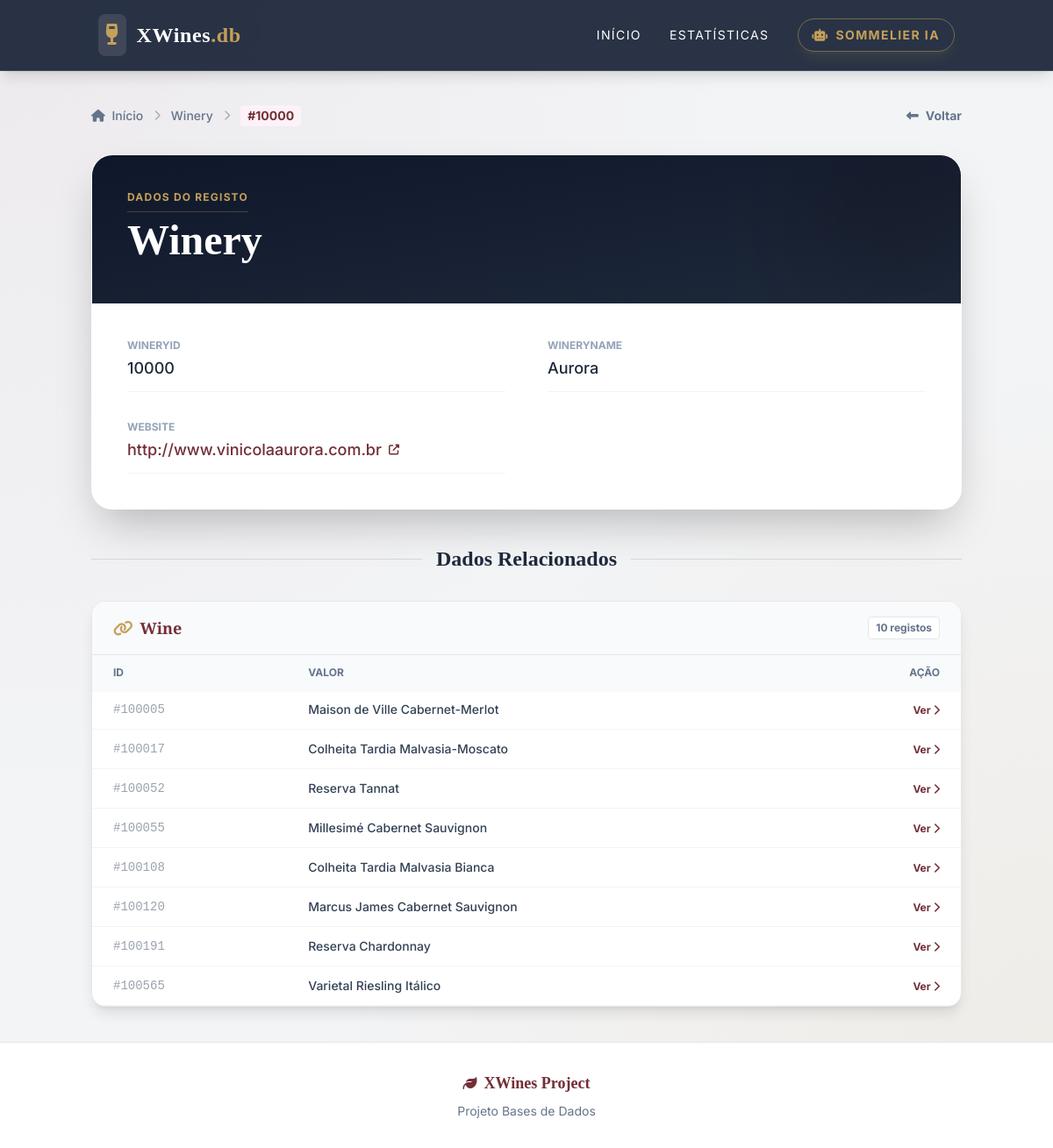
/Winery/10000/, run on the app's committed database.
### tables this page shows
CREATE TABLE Winery (
        WineryID INTEGER PRIMARY KEY,
        WineryName TEXT,
        Website TEXT
    );

CREATE TABLE Wine (
        WineID INTEGER PRIMARY KEY,
        WineName TEXT,
        Type TEXT,
        Elaborate TEXT,
        Body TEXT,
        Acidity TEXT,
        ABV REAL,
        WineryID INTEGER,
        RegionID INTEGER,
        FOREIGN KEY (WineryID) REFERENCES Winery(WineryID),
        FOREIGN KEY (RegionID) REFERENCES Region(RegionID)
    );

### app.py (the view)
@app.route('/<table_name>/<pk_val>/')
def detail_view(table_name, pk_val):
    valid_tables = get_tables()
    if table_name not in valid_tables: abort(404)
    pk = get_primary_key(table_name)
    db = get_db()
    where_clause = "rowid = ?" if pk == 'rowid' else f"{pk} = ?"
    sel_cols = "rowid, *" if pk == 'rowid' else "*"
    query = f"SELECT {sel_cols} FROM {table_name} WHERE {where_clause}"
    cur = db.execute(query, (pk_val,))
    item = cur.fetchone()
    if item is None: abort(404)
    relations = {}
    if table_name in INVERSE_RELATIONS:
        config = INVERSE_RELATIONS[table_name]
        configs = config if isinstance(config, list) else [config]
        for rel in configs:
            try:
                rel_pk = get_primary_key(rel['table'])
                r_sel = f"rowid, *" if rel_pk == 'rowid' else "*"
                r_cur = db.execute(f"SELECT {r_sel} FROM {rel['table']} WHERE {rel['fk']} = ? LIMIT 50", (pk_val,))
                data = r_cur.fetchall()
                if data:
                    relations[rel['table']] = {'data': data, 'pk': rel_pk, 'display': rel['display']}
            except: pass
    return render_template('detail.html', table_name=table_name, item=item, pk=pk, relations=relations)

### db.py (called while the page is built)
def get_db():
    db = getattr(g, '_database', None)
    if db is None:
        if not os.path.exists(DATABASE):
            alt_path = os.path.join('app', DATABASE)
            if os.path.exists(alt_path):
                db_path = alt_path
            else:
                db_path = DATABASE
        else:
            db_path = DATABASE
        db = g._database = sqlite3.connect(db_path)
        db.row_factory = sqlite3.Row
    return db

def close_connection(exception):
    db = getattr(g, '_database', None)
    if db is not None:
        db.close()

def get_tables():
    db = get_db()
    cur = db.execute("SELECT name FROM sqlite_master WHERE type='table';")
    return [row['name'] for row in cur.fetchall()]

def get_primary_key(table):
    if table == 'Countries': return 'Code'
    if table in ['Grapes', 'Harmonize', 'Vintages']: return 'rowid'
    return f"{table}ID"

### templates/detail.html (shortened to what this page needs)
{% extends 'base.html' %}
{% block content %}
<div class="max-w-6xl mx-auto">
    <div class="flex items-center justify-between mb-8">
        <nav class="flex items-center text-sm font-medium text-slate-500">
            <a href="/" class="hover:text-wine transition"><i class="fas fa-home mr-1"></i> Início</a>
            <i class="fas fa-chevron-right mx-3 text-xs opacity-50"></i>
            <a href="/{{ table_name }}/" class="hover:text-wine transition">{{ table_name }}</a>
            <i class="fas fa-chevron-right mx-3 text-xs opacity-50"></i>
            <span class="text-wine font-bold bg-pink-50 px-2 py-0.5 rounded">#{{ item[pk] }}</span>
        </nav>
        <a href="javascript:history.back()" class="text-sm font-bold text-slate-500 hover:text-wine transition flex items-center gap-2">
            <i class="fas fa-long-arrow-alt-left"></i> Voltar
        </a>
    </div>
    <div class="bg-white rounded-3xl shadow-2xl overflow-hidden border border-white/50 mb-10">
        <div class="bg-gradient-to-br from-slate-900 to-slate-800 p-8 md:p-10 relative overflow-hidden text-white">
            <div class="absolute top-0 right-0 w-64 h-64 bg-wine rounded-full mix-blend-multiply filter blur-3xl opacity-20 -mr-16 -mt-16 animate-pulse"></div>
            <div class="relative z-10">
                <span class="text-gold font-bold tracking-widest text-xs uppercase mb-2 block border-b border-gold/30 pb-2 w-max">Dados do Registo</span>
                <h1 class="text-4xl md:text-5xl font-serif font-bold mb-2">{{ table_name }}</h1>
                {% set main_name = None %}
                {% for k in item.keys() %}
                    {% if 'Name' in k or 'Country' in k %}{% set main_name = item[k] %}{% endif %}
                {% endfor %}
            </div>
        </div>
        <div class="p-8 md:p-10 bg-white">
            <div class="grid grid-cols-1 md:grid-cols-2 gap-x-12 gap-y-8">
                {% for key in item.keys() %}
                    {% set value = item[key] %}
                    <div class="group border-b border-gray-100 pb-3">
                        <span class="block text-xs font-bold text-slate-400 uppercase mb-1">{{ key }}</span>
                        <div class="text-lg font-medium text-slate-800 break-words">
                            {% if key == 'Website' and value %}
                                <a href="{{ value }}" target="_blank" class="text-wine hover:underline flex items-center gap-2">
                                    {{ value }} <i class="fas fa-external-link-alt text-xs"></i>
                                </a>
                            {% else %}
                                {{ value }}
                            {% endif %}
                        </div>
                    </div>
                {% endfor %}
            </div>
        </div>
    </div>
    {% if relations %}
        <div class="space-y-8">
            <div class="flex items-center gap-4">
                <div class="h-px flex-grow bg-gray-300"></div>
                <h2 class="text-2xl font-serif font-bold text-slate-800">Dados Relacionados</h2>
                <div class="h-px flex-grow bg-gray-300"></div>
            </div>
            {% for rel_name, rel_info in relations.items() %}
            <div class="bg-white rounded-2xl shadow-lg border border-gray-200 overflow-hidden">
                <div class="bg-slate-50 px-6 py-4 border-b border-gray-200 flex justify-between items-center">
                    <h3 class="font-bold text-lg text-wine flex items-center gap-2">
                        <i class="fas fa-link text-gold"></i> {{ rel_name }}
                    </h3>
                    <span class="bg-white border border-gray-200 text-xs font-bold px-2 py-1 rounded text-slate-500">
                        {{ rel_info.data|length }} registos
                    </span>
                </div>
                {% if rel_info.data %}
                    <div class="max-h-[400px] overflow-y-auto custom-scrollbar">
                        <table class="w-full text-left text-sm">
                            <thead class="bg-slate-50 text-slate-500 font-semibold uppercase text-xs sticky top-0 shadow-sm">
                                <tr>
                                    <th class="px-6 py-3">ID</th>
                                    <th class="px-6 py-3">Valor</th>
                                    <th class="px-6 py-3 text-right">Ação</th>
                                </tr>
                            </thead>
                            <tbody class="divide-y divide-gray-100">
                                {% for row in rel_info.data %}
                                <tr class="hover:bg-pink-50/30 transition">
                                    <td class="px-6 py-3 font-mono text-gray-400">
                                        {% if rel_info.pk in row.keys() %} #{{ row[rel_info.pk] }} {% else %} - {% endif %}
                                    </td>
                                    <td class="px-6 py-3 font-medium text-slate-700">
                                        {% if rel_info.display in row.keys() %}
                                            {{ row[rel_info.display] }}
                                        {% else %}
                                            {{ row[0] }}
                                        {% endif %}
                                    </td>
                                    <td class="px-6 py-3 text-right">
                                        {% if rel_info.pk in row.keys() %}
                                        <a href="/{{ rel_name }}/{{ row[rel_info.pk] }}/" class="text-wine hover:text-gold font-bold text-xs">
                                            Ver <i class="fas fa-chevron-right"></i>
                                        </a>
                                        {% endif %}
                                    </td>
                                </tr>
                                {% endfor %}
                            </tbody>
                        </table>
                    </div>
                {% else %}
                    <div class="p-6 text-center text-slate-400 italic">Sem dados encontrados.</div>
                {% endif %}
            </div>
            {% endfor %}
        </div>
    {% endif %}
</div>
{% endblock %}

### static/style.css (style rules this page uses)
:root { --color-wine: #722F37; --color-wine-dark: #4a1a21; --color-gold: #c5a059; }
body { font-family: 'Inter', sans-serif; background-color: #f3f4f6; background-image: radial-gradient(at 0% 0%, rgba(114, 47, 55, 0.05) 0px, transparent 50%), radial-gradient(at 100% 100%, rgba(197, 160, 89, 0.1) 0px, transparent 50%); background-attachment: fixed; color: #1f2937; }
h1, h2, h3, .font-serif { font-family: 'Playfair Display', serif; }

### data on the page
Winery: WineryID "10000", keys "10000" "Aurora", keys "http://www.vinicolaaurora.com.br"
Wine: WineID "100005", WineName "Maison de Ville Cabernet-Merlot"
Wine: WineID "100017", WineName "Colheita Tardia Malvasia-Moscato"
Wine: WineID "100052", WineName "Reserva Tannat"
Wine: WineID "100055", WineName "Millesimé Cabernet Sauvignon"
Wine: WineID "100108", WineName "Colheita Tardia Malvasia Bianca"
Wine: WineID "100120", WineName "Marcus James Cabernet Sauvignon"
Wine: WineID "100191", WineName "Reserva Chardonnay"
Wine: WineID "100565", WineName "Varietal Riesling Itálico"

### other printed values
{{ table_name }} "Winery"
{{ key }} "WINERYID" "WINERYNAME" "WEBSITE"
{{ rel_name }} "Wine"
{{ rel_info.data|length }} "10"
